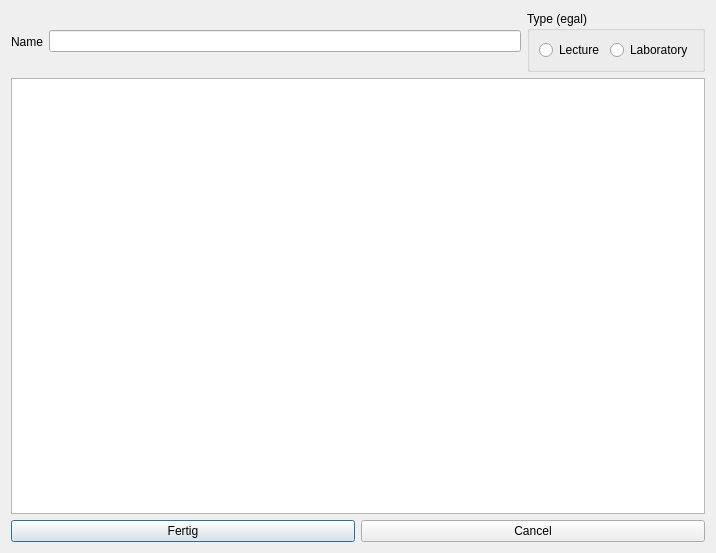
<?xml version="1.0" encoding="UTF-8"?>
<ui version="4.0">
 <class>Dialog</class>
 <widget class="QDialog" name="Dialog">
  <property name="geometry">
   <rect>
    <x>0</x>
    <y>0</y>
    <width>716</width>
    <height>553</height>
   </rect>
  </property>
  <property name="minimumSize">
   <size>
    <width>716</width>
    <height>553</height>
   </size>
  </property>
  <property name="maximumSize">
   <size>
    <width>716</width>
    <height>553</height>
   </size>
  </property>
  <property name="windowTitle">
   <string>Room</string>
  </property>
  <layout class="QVBoxLayout" name="verticalLayout">
   <item>
    <layout class="QGridLayout" name="gridLayout">
     <property name="sizeConstraint">
      <enum>QLayout::SetMinimumSize</enum>
     </property>
     <item row="0" column="0">
      <widget class="QLabel" name="lblName">
       <property name="text">
        <string>Name</string>
       </property>
      </widget>
     </item>
     <item row="0" column="1">
      <widget class="QLineEdit" name="lineEditName"/>
     </item>
     <item row="0" column="2">
      <widget class="QGroupBox" name="groupBox">
       <property name="title">
        <string>Type (egal)</string>
       </property>
       <layout class="QHBoxLayout" name="horizontalLayout_2">
        <item>
         <widget class="QRadioButton" name="radioLec">
          <property name="text">
           <string>Lecture</string>
          </property>
         </widget>
        </item>
        <item>
         <widget class="QRadioButton" name="radioLab">
          <property name="text">
           <string>Laboratory</string>
          </property>
         </widget>
        </item>
       </layout>
      </widget>
     </item>
    </layout>
   </item>
   <item>
    <widget class="QTableView" name="tableSchedule"/>
   </item>
   <item>
    <layout class="QHBoxLayout" name="horizontalLayout">
     <item>
      <widget class="QPushButton" name="btnFinish">
       <property name="text">
        <string>Fertig</string>
       </property>
      </widget>
     </item>
     <item>
      <widget class="QPushButton" name="btnCancel">
       <property name="text">
        <string>Cancel</string>
       </property>
      </widget>
     </item>
    </layout>
   </item>
  </layout>
 </widget>
 <resources/>
 <connections/>
</ui>
